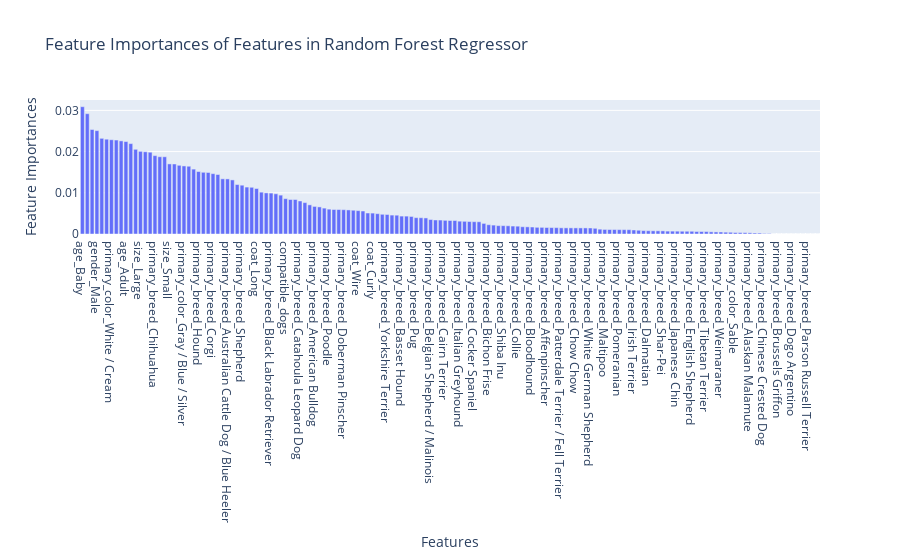

This figure's notebook cell:
### Code cell
# plot feature importance
px.bar(x=x_feat_list, y=feature_importances, title='Feature Importances of Features in Random Forest Regressor', labels={'x': 'Features', 'y':'Feature Importances'}).update_xaxes(categoryorder='total descending')

### Figure 1 — Plotly figure (JSON) as saved in the notebook; plotly's stock layout.template omitted (floating-point values rounded to 4 significant figures; data arrays with more than 128 entries replaced by an {"elided": "..."} marker saying what was removed)
{"data": [{"alignmentgroup": "True", "hovertemplate": "Features=%{x}<br>Feature Importances=%{y}<extra></extra>", "legendgroup": "", "marker": {"color": "#636efa", "pattern": {"shape": ""}}, "name": "", "offsetgroup": "", "orientation": "v", "showlegend": false, "textposition": "auto", "type": "bar", "x": {"elided": "153 str values"}, "xaxis": "x", "y": {"elided": "153 float values"}, "yaxis": "y"}], "layout": {"autosize": true, "barmode": "relative", "legend": {"tracegroupgap": 0}, "title": {"text": "Feature Importances of Features in Random Forest Regressor"}, "xaxis": {"anchor": "y", "autorange": true, "categoryorder": "total descending", "domain": [0, 1], "range": [-0.5, 152.5], "title": {"text": "Features"}, "type": "category"}, "yaxis": {"anchor": "x", "autorange": true, "domain": [0, 1], "range": [0, 0.03252], "title": {"text": "Feature Importances"}, "type": "linear"}}}
